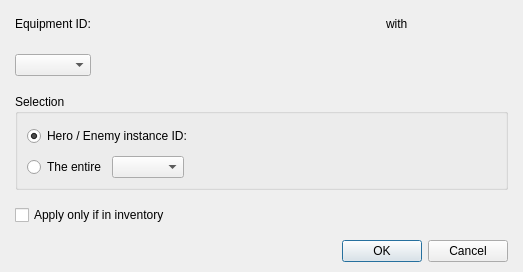
<?xml version="1.0" encoding="UTF-8"?>
<ui version="4.0">
 <class>DialogCommandChangeEquipment</class>
 <widget class="QDialog" name="DialogCommandChangeEquipment">
  <property name="geometry">
   <rect>
    <x>0</x>
    <y>0</y>
    <width>523</width>
    <height>267</height>
   </rect>
  </property>
  <property name="windowTitle">
   <string>Dialog</string>
  </property>
  <layout class="QGridLayout" name="gridLayout_4">
   <property name="leftMargin">
    <number>15</number>
   </property>
   <property name="topMargin">
    <number>10</number>
   </property>
   <property name="rightMargin">
    <number>15</number>
   </property>
   <property name="bottomMargin">
    <number>10</number>
   </property>
   <item row="0" column="0">
    <layout class="QVBoxLayout" name="verticalLayout_2" stretch="1,0">
     <property name="spacing">
      <number>15</number>
     </property>
     <item>
      <layout class="QVBoxLayout" name="verticalLayout">
       <item>
        <layout class="QGridLayout" name="gridLayout">
         <item row="0" column="3">
          <widget class="QLabel" name="labelWith">
           <property name="text">
            <string>with</string>
           </property>
          </widget>
         </item>
         <item row="1" column="1">
          <widget class="PanelPrimitiveValue" name="panelPrimitiveWeaponArmorID" native="true">
           <property name="minimumSize">
            <size>
             <width>250</width>
             <height>27</height>
            </size>
           </property>
           <property name="maximumSize">
            <size>
             <width>250</width>
             <height>27</height>
            </size>
           </property>
          </widget>
         </item>
         <item row="1" column="4">
          <spacer name="horizontalSpacer_2">
           <property name="orientation">
            <enum>Qt::Horizontal</enum>
           </property>
           <property name="sizeHint" stdset="0">
            <size>
             <width>158</width>
             <height>20</height>
            </size>
           </property>
          </spacer>
         </item>
         <item row="0" column="1" colspan="2">
          <widget class="PanelPrimitiveValue" name="panelPrimitiveEquipmentID" native="true">
           <property name="minimumSize">
            <size>
             <width>250</width>
             <height>27</height>
            </size>
           </property>
           <property name="maximumSize">
            <size>
             <width>250</width>
             <height>27</height>
            </size>
           </property>
          </widget>
         </item>
         <item row="0" column="4">
          <spacer name="horizontalSpacer">
           <property name="orientation">
            <enum>Qt::Horizontal</enum>
           </property>
           <property name="sizeHint" stdset="0">
            <size>
             <width>158</width>
             <height>20</height>
            </size>
           </property>
          </spacer>
         </item>
         <item row="0" column="0">
          <widget class="QLabel" name="labelEquipmentID">
           <property name="text">
            <string>Equipment ID:</string>
           </property>
          </widget>
         </item>
         <item row="1" column="0">
          <widget class="QComboBox" name="comboBoxWeaponArmor"/>
         </item>
        </layout>
       </item>
       <item>
        <widget class="QGroupBox" name="groupBoxSelection">
         <property name="title">
          <string>Selection</string>
         </property>
         <layout class="QGridLayout" name="gridLayout_2">
          <item row="0" column="0">
           <layout class="QGridLayout" name="gridLayout_3">
            <item row="0" column="0" colspan="3">
             <widget class="QRadioButton" name="radioButtonHeroEnemyInstanceID">
              <property name="text">
               <string>Hero / Enemy instance ID:</string>
              </property>
              <property name="checked">
               <bool>true</bool>
              </property>
             </widget>
            </item>
            <item row="0" column="3">
             <widget class="PanelPrimitiveValue" name="panelPrimitiveHeroEnemyInstanceID" native="true">
              <property name="minimumSize">
               <size>
                <width>250</width>
                <height>27</height>
               </size>
              </property>
              <property name="maximumSize">
               <size>
                <width>250</width>
                <height>27</height>
               </size>
              </property>
             </widget>
            </item>
            <item row="0" column="4">
             <spacer name="horizontalSpacer_3">
              <property name="orientation">
               <enum>Qt::Horizontal</enum>
              </property>
              <property name="sizeHint" stdset="0">
               <size>
                <width>13</width>
                <height>20</height>
               </size>
              </property>
             </spacer>
            </item>
            <item row="1" column="0">
             <widget class="QRadioButton" name="radioButtonEntire">
              <property name="text">
               <string>The entire</string>
              </property>
             </widget>
            </item>
            <item row="1" column="1">
             <widget class="QComboBox" name="comboBoxTeam"/>
            </item>
            <item row="1" column="2" colspan="3">
             <spacer name="horizontalSpacer_4">
              <property name="orientation">
               <enum>Qt::Horizontal</enum>
              </property>
              <property name="sizeHint" stdset="0">
               <size>
                <width>298</width>
                <height>20</height>
               </size>
              </property>
             </spacer>
            </item>
           </layout>
          </item>
         </layout>
        </widget>
       </item>
       <item>
        <layout class="QHBoxLayout" name="horizontalLayout" stretch="0,1">
         <item>
          <widget class="QCheckBox" name="checkBoxApply">
           <property name="text">
            <string>Apply only if in inventory</string>
           </property>
          </widget>
         </item>
         <item>
          <spacer name="horizontalSpacer_5">
           <property name="orientation">
            <enum>Qt::Horizontal</enum>
           </property>
           <property name="sizeHint" stdset="0">
            <size>
             <width>40</width>
             <height>20</height>
            </size>
           </property>
          </spacer>
         </item>
        </layout>
       </item>
      </layout>
     </item>
     <item>
      <widget class="QDialogButtonBox" name="buttonBox">
       <property name="orientation">
        <enum>Qt::Horizontal</enum>
       </property>
       <property name="standardButtons">
        <set>QDialogButtonBox::Cancel|QDialogButtonBox::Ok</set>
       </property>
      </widget>
     </item>
    </layout>
   </item>
  </layout>
 </widget>
 <customwidgets>
  <customwidget>
   <class>PanelPrimitiveValue</class>
   <extends>QWidget</extends>
   <header>panelprimitivevalue.h</header>
   <container>1</container>
  </customwidget>
 </customwidgets>
 <resources/>
 <connections>
  <connection>
   <sender>buttonBox</sender>
   <signal>accepted()</signal>
   <receiver>DialogCommandChangeEquipment</receiver>
   <slot>accept()</slot>
   <hints>
    <hint type="sourcelabel">
     <x>248</x>
     <y>254</y>
    </hint>
    <hint type="destinationlabel">
     <x>157</x>
     <y>274</y>
    </hint>
   </hints>
  </connection>
  <connection>
   <sender>buttonBox</sender>
   <signal>rejected()</signal>
   <receiver>DialogCommandChangeEquipment</receiver>
   <slot>reject()</slot>
   <hints>
    <hint type="sourcelabel">
     <x>316</x>
     <y>260</y>
    </hint>
    <hint type="destinationlabel">
     <x>286</x>
     <y>274</y>
    </hint>
   </hints>
  </connection>
 </connections>
</ui>
